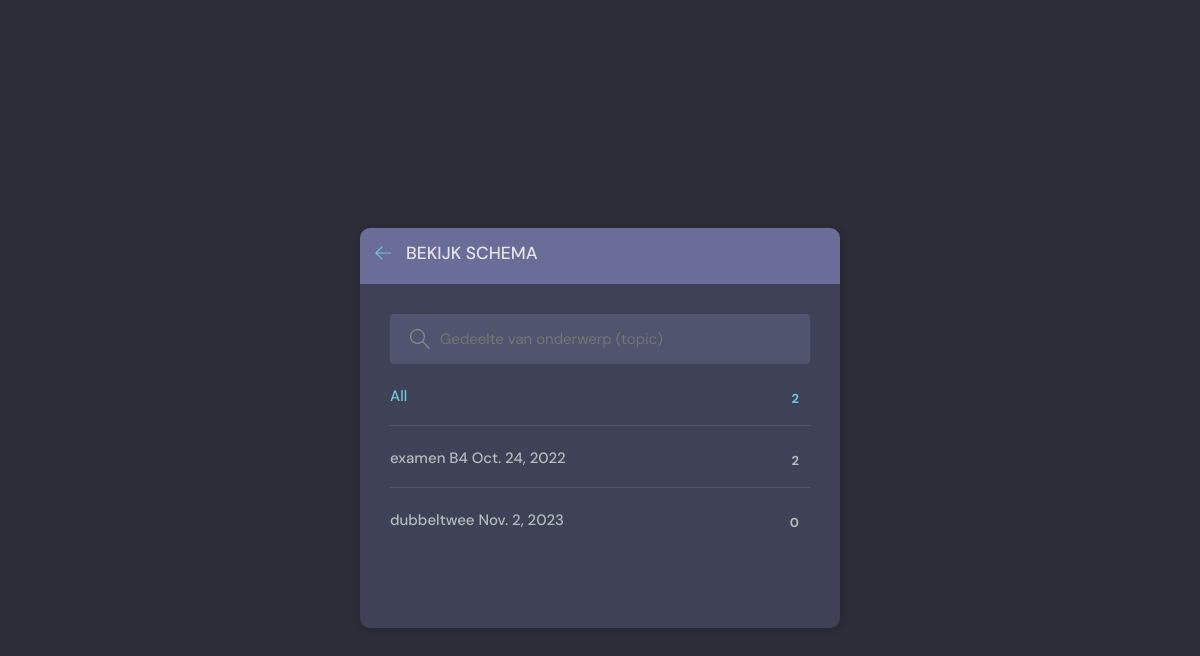
/flexevents/, run on an earlier commit of the app's database.
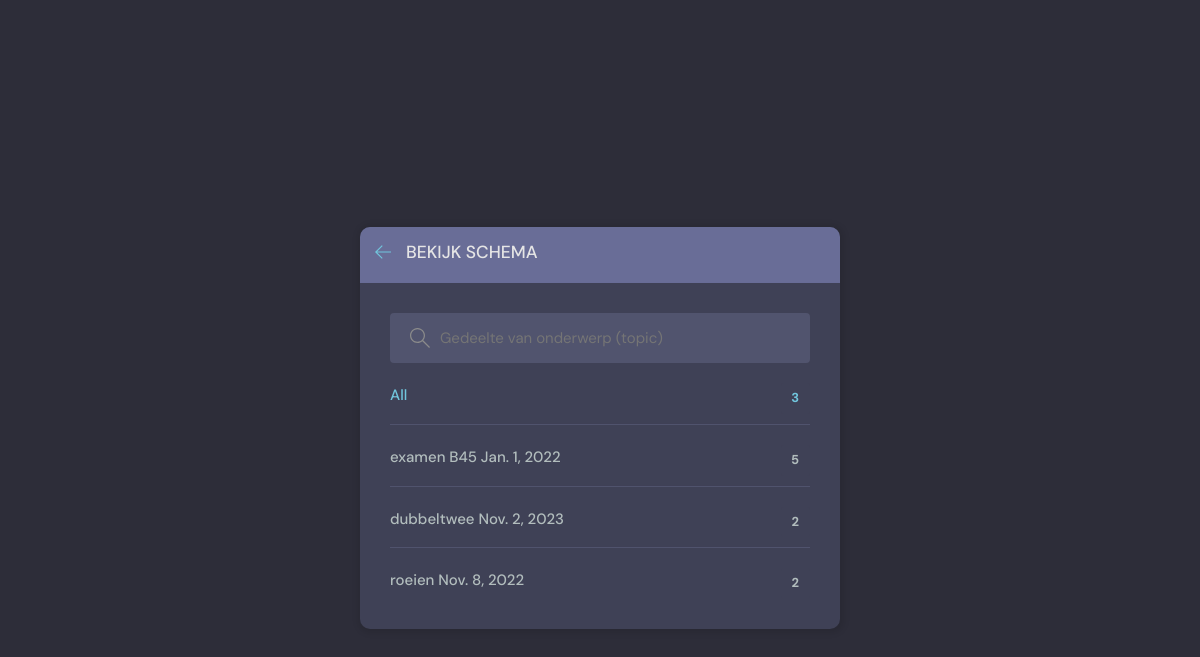
And on a later commit of the database.
### beatrix/models.py (models this page shows, shortened)
class Flexevent(models.Model):
    host = models.ForeignKey(User, on_delete=models.SET_NULL, null=True)
    id = models.AutoField(primary_key=True)
    topic = models.ForeignKey(Topic, on_delete=models.SET_NULL, null=True)
    event_text = models.CharField(max_length=200)
    name = models.CharField(max_length=200)
    description = models.TextField(null=True, blank=True) # database field (can Empty), form field (can Empty)
    pub_date = models.CharField(max_length=35)
    datum = models.DateField(auto_now=False)
    pub_time = models.CharField(max_length=35, default='10:00')
    lid = models.ManyToManyField(User, related_name='deelnemer', blank=True)
    created = models.DateTimeField(default=datetime.now, blank=True)

### beatrix/views.py (the view)
# urls.py: path('flexevents/', erv_SchemaPage, name="aanmelden"),
def erv_SchemaPage(request):
    q = request.GET.get('q') if request.GET.get('q') != None else ''
    topics=Flexevent.objects.filter(name__contains=q)[0:6] ##.values_list('topic', flat=True)
    return render(request, 'beatrix/erv-schema.html', {'topics': topics})

### beatrix/templates/beatrix/erv-schema.html (shortened to what this page needs)
{% extends 'erv-base.html' %} {% block content %}
<main class="create-room layout">
  <div class="container">
    <div class="layout__box">
      <div class="layout__boxHeader">
        <div class="layout__boxTitle">
          <a href="{% url 'erv-home' %}">
            <svg
              version="1.1"
              xmlns="http://www.w3.org/2000/svg"
              width="32"
              height="32"
              viewBox="0 0 32 32"
            >
              <title>Terug</title>
              <path
                d="M13.723 2.286l-13.723 13.714 13.719 13.714 1.616-1.611-10.96-10.96h27.625v-2.286h-27.625l10.965-10.965-1.616-1.607z"
              ></path>
            </svg>
          </a>
          <h3>Bekijk Schema</h3>
        </div>
      </div>
      <div class="topics-page layout__body">
        <form action="" method="GET" class="header__search">
          <label>
            <input name="q" placeholder="Gedeelte van onderwerp (topic)" />
          </label>
        </form>
        <ul class="topics__list">
          <li>
            <a href="{% url 'erv-topics' %}" class="active"
              >All <span>{{topics.count}} </span></a
            >
          </li>
          {% for topic in topics %}
          <li>
            <a href="{%url 'vote' topic.id %}?q={{topic.name}}"
              >{{topic.name}} {{topic.datum}} <span>{{topic.lid.count}} </span></a
            >
          </li>
          {% endfor %}
        </ul>
      </div>
    </div>
  </div>
</main>
{% endblock content %}

What changed in the data, as far as the page shows it:
changed Flexevent: name "examen B4" → "examen B45"; datum "Oct. 24, 2022" → "Jan. 1, 2022"; lid.count "2" → "5"
changed Flexevent "dubbeltwee": lid.count "0" → "2"
added Flexevent: name "roeien", datum "Nov. 8, 2022", lid.count "2"
Also different on the page:
{{ topics.count }}: "2" → "3"
